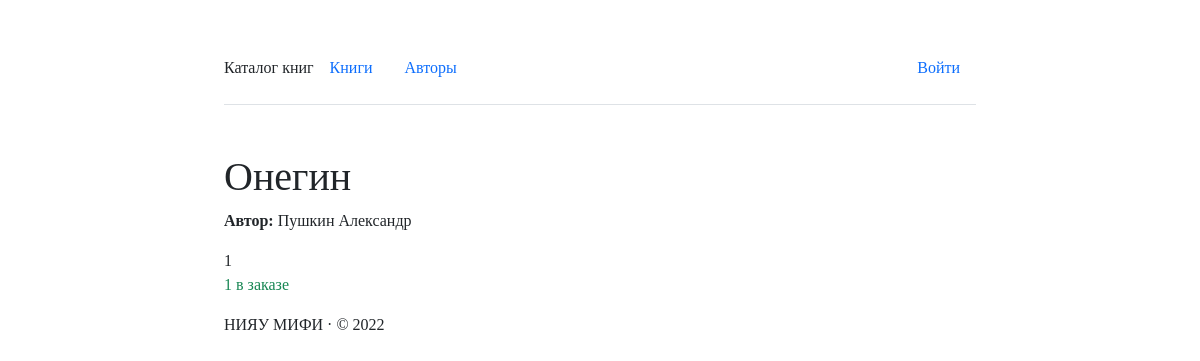
Screenshot of /book/1 with the database file from the repository.
### catalog/models.py (models this page shows, shortened)
class Book(models.Model):
    title = models.CharField(max_length=255, verbose_name="Название книги")
    genre = models.ForeignKey(
        'Genre', on_delete=models.CASCADE, verbose_name='Жанр книги',
        null=True)
    language = models.ForeignKey(
        'Language', on_delete=models.CASCADE, verbose_name='Язык книги',
        null=True)
    author = models.ManyToManyField(
        'Author', verbose_name='Автор книги')
    summary = models.TextField(
        max_length=1000, verbose_name='Аннотация книги')
    isbn = models.CharField(
        max_length=13, verbose_name="ISBN",
        help_text='Должно содержать 13 символов')
    def display_author(self):
        return ', '.join([author.last_name for author in self.author.all()])
    display_author.short_description = 'Авторы'
    class Meta:
        ordering = ('title',)
        verbose_name = 'Книга'
        verbose_name_plural = 'Книги'

class Author(models.Model):
    first_name = models.CharField(max_length=200, verbose_name='Имя автора')
    last_name = models.CharField(max_length=200, verbose_name='Фамилия автора')
    date_of_birth = models.DateField(
        verbose_name='Дата рождения', null=True, blank=True)
    date_of_death = models.DateField(
        verbose_name='Дата смерти', null=True, blank=True)
    class Meta:
        ordering = ('last_name', 'first_name')
        verbose_name = 'Автор'
        verbose_name_plural = 'Авторы'

class BookInstance(models.Model):
    book = models.ForeignKey('Book', on_delete=models.CASCADE, null=True)
    inv_nom = models.CharField(max_length=20, verbose_name="Инвентарный номер")
    imprint = models.CharField(max_length=200, verbose_name="Издательство")
    status = models.ForeignKey(
        'Status', on_delete=models.CASCADE, null=True,
        verbose_name='Статус экземпляра книги')
    due_back = models.DateField(
        null=True, blank=True, verbose_name='Срок сдачи')
    borrower = models.ForeignKey(User, on_delete=models.SET_NULL, null=True,
                                 blank=True, verbose_name="Заказчик",
                                 help_text="Выберите заказчика книги")
    weight = models.PositiveIntegerField(null=True, blank=True, verbose_name="Вес книги (граммы)")
    def get_status_display(self):
        return self.status
    class Meta:
        ordering = ('inv_nom',)
        verbose_name = 'Экземпляр книги'
        verbose_name_plural = 'Экземпляры книги'

class Status(models.Model):
    name = models.CharField(
        max_length=20, verbose_name='Статус экземпляра книги')
    def __str__(self):
        return self.name
    class Meta:
        ordering = ('name',)
        verbose_name = 'Статус'
        verbose_name_plural = 'Статусы'

### catalog/views.py (the view)
class BookDetailView(generic.DetailView):
    model = Book

### catalog/templates/catalog/book_detail.html
{%extends 'base.html'%}
{% block content %}
<h1>{{book.title}}</h1>
  {% for author in book.author.all  %}
    <p>
      <b>Автор:</b>
      {{author.last_name}} {{author.first_name}}
    </p>
  {% endfor %}
  {{book.bookinstance_set.count}}
  {% for copy in book.bookinstance_set.all %}
  <p class="{% if copy.status.id == 1%} text-success
  {%elif copy.status.id == 2%} text-danger
  {%else%} text-warning
  {%endif%}">
  {{copy.status.id}}
  {{copy.get_status_display}}
  </p>
  {% endfor %}
{% endblock  %}

### catalog/static/css/main.css (style rules this page uses)
body { font-family: Avenir Next Cyr; }

### rows the page displays
Book: title "Онегин", bookinstance_set.count "1"
Author: last_name "Пушкин", first_name "Александр"
BookInstance: status.id "1", status "в заказе"
